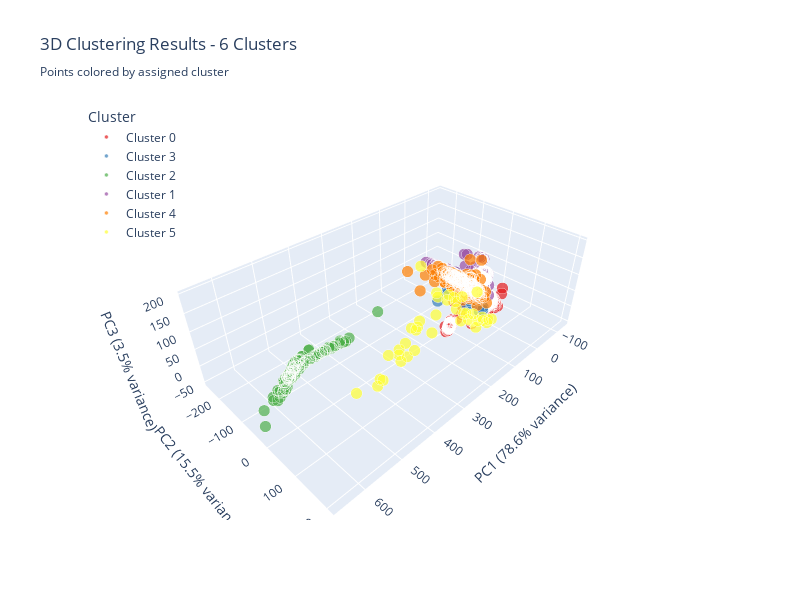
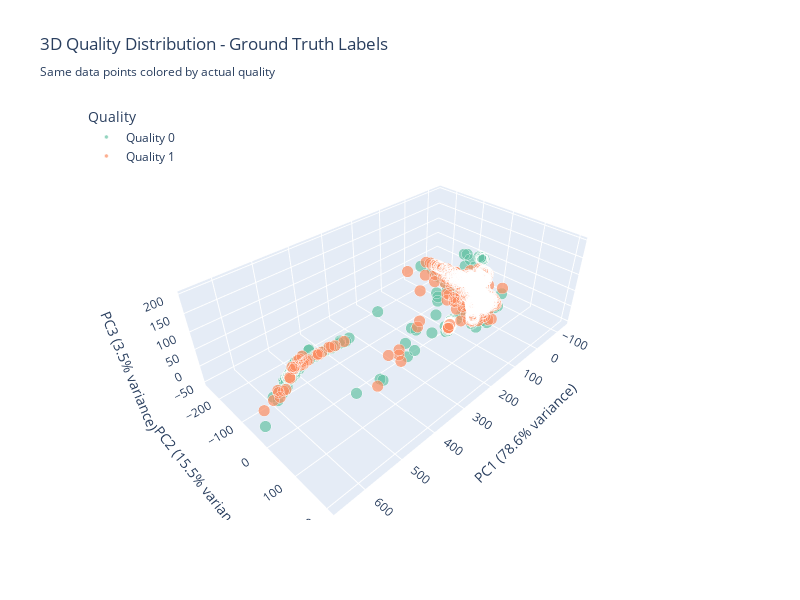

Notebook source saved alongside these figures, in order:
### Markdown cell above
## Exercise 4.6: Advanced 3D Visualization

Visualize the clustering results using interactive 3D plots with Plotly.

1. Use PCA to reduce the dimensionality of our feature space to 3 components
2. Create two visualizations:
   - Points colored by assigned cluster
   - Same points colored by actual quality labels
3. Include the explained variance for each principal component in the axis labels
4. Save the figures to the plot_path


This visualization will help us understand how well our clustering approach aligns with the known quality designations.

#### Note:
- You can use the following links to find more information about the PCA:
   - https://en.wikipedia.org/wiki/Principal_component_analysis
   - https://scikit-learn.org/stable/modules/generated/sklearn.decomposition.PCA.html

### Code cell
n_clusters = 6
kmeans = MyKMeans(n_clusters)
cluster_labels = kmeans.fit_predict(scaler.fit_transform(data.reshape(data.shape[0], -1)))


# Apply PCA to reduce dimensionality to 3 components for visualization
# PCA finds the directions of maximum variance in the data
pca = PCA(n_components=3, random_state=42)
X_pca = pca.fit_transform(X)

# Extract explained variance ratios for informative axis labels
explained_variance = pca.explained_variance_ratio_

# Create axis labels including explained variance
axis_labels = {
    'x': f'PC1 ({explained_variance[0]:.1%} variance)',
    'y': f'PC2 ({explained_variance[1]:.1%} variance)', 
    'z': f'PC3 ({explained_variance[2]:.1%} variance)'
}

# Prepare data for visualization
df_viz = pd.DataFrame({
    'PC1': X_pca[:, 0],
    'PC2': X_pca[:, 1], 
    'PC3': X_pca[:, 2],
    'Cluster': [f'Cluster {int(label)}' for label in cluster_labels],
    'Quality': [f'Quality {int(label)}' for label in labels],
    'Cluster_Numeric': cluster_labels,
    'Quality_Numeric': labels
})

# Create color palettes
cluster_colors = px.colors.qualitative.Set1[:n_clusters]
quality_colors = px.colors.qualitative.Set2[:len(np.unique(labels))]

# Figure 1: Points colored by assigned clusters
fig1 = px.scatter_3d(
    df_viz, 
    x='PC1', y='PC2', z='PC3',
    color='Cluster',
    color_discrete_sequence=cluster_colors,
    title=f'3D Clustering Results - {n_clusters} Clusters<br><sub>Points colored by assigned cluster</sub>',
    labels=axis_labels,
    hover_data={
        'PC1': ':.3f',
        'PC2': ':.3f', 
        'PC3': ':.3f',
        'Cluster': True,
        'Quality': True  # Show actual quality in hover for comparison
    }
)

# Enhance the clustering visualization
fig1.update_traces(
    marker=dict(
        size=4,
        opacity=0.7,
        line=dict(width=0.5, color='white')  # Add subtle borders for clarity
    )
)

fig1.update_layout(
    scene=dict(
        xaxis_title=axis_labels['x'],
        yaxis_title=axis_labels['y'],
        zaxis_title=axis_labels['z'],
        camera=dict(eye=dict(x=1.5, y=1.5, z=1.5))
    ),
    font=dict(size=12),
    legend=dict(
        yanchor="top",
        y=0.99,
        xanchor="left", 
        x=0.01
    ),
    width=800,
    height=600
)

# Figure 2: Same points colored by actual quality labels
fig2 = px.scatter_3d(
    df_viz,
    x='PC1', y='PC2', z='PC3', 
    color='Quality',
    color_discrete_sequence=quality_colors,
    title=f'3D Quality Distribution - Ground Truth Labels<br><sub>Same data points colored by actual quality</sub>',
    labels=axis_labels,
    hover_data={
        'PC1': ':.3f',
        'PC2': ':.3f',
        'PC3': ':.3f', 
        'Cluster': True,  # Show assigned cluster in hover for comparison
        'Quality': True
    }
)

# Apply consistent styling to quality visualization
fig2.update_traces(
    marker=dict(
        size=4,
        opacity=0.7,
        line=dict(width=0.5, color='white')
    )
)

fig2.update_layout(
    scene=dict(
        xaxis_title=axis_labels['x'],
        yaxis_title=axis_labels['y'], 
        zaxis_title=axis_labels['z'],
        camera=dict(eye=dict(x=1.5, y=1.5, z=1.5))  # Match camera angle
    ),
    font=dict(size=12),
    legend=dict(
        yanchor="top",
        y=0.99,
        xanchor="left",
        x=0.01
    ),
    width=800,
    height=600
)

# Save the interactive figures
fig1_save_path = save_plotly_figure_as_html(fig1, plot_path / f'clusters_3d_{n_clusters}_clusters')
fig2_save_path = save_plotly_figure_as_html(fig2, plot_path / f'quality_3d_{n_clusters}_clusters')

# Display the figures
fig1.show()
fig2.show()

# Calculate and display clustering alignment metrics
print(f"\nClustering Alignment Analysis:")
print(f"Adjusted Rand Index: {adjusted_rand_score(labels, cluster_labels):.3f}")

### Figure 1 — Plotly figure (JSON) as saved in the notebook; plotly's stock layout.template omitted (floating-point values rounded to 4 significant figures; data arrays with more than 128 entries replaced by an {"elided": "..."} marker saying what was removed)
{"data": [{"customdata": {"elided": "3028x2 str values"}, "hovertemplate": "Cluster=%{customdata[0]}<br>PC1=%{x:.3f}<br>PC2=%{y:.3f}<br>PC3=%{z:.3f}<br>Quality=%{customdata[1]}<extra></extra>", "legendgroup": "Cluster 0", "marker": {"color": "rgb(228,26,28)", "line": {"color": "white", "width": 0.5}, "opacity": 0.7, "size": 4, "symbol": "circle"}, "mode": "markers", "name": "Cluster 0", "scene": "scene", "showlegend": true, "type": "scatter3d", "x": {"elided": "3028 float values"}, "y": {"elided": "3028 float values"}, "z": {"elided": "3028 float values"}}, {"customdata": {"elided": "142x2 str values"}, "hovertemplate": "Cluster=%{customdata[0]}<br>PC1=%{x:.3f}<br>PC2=%{y:.3f}<br>PC3=%{z:.3f}<br>Quality=%{customdata[1]}<extra></extra>", "legendgroup": "Cluster 3", "marker": {"color": "rgb(55,126,184)", "line": {"color": "white", "width": 0.5}, "opacity": 0.7, "size": 4, "symbol": "circle"}, "mode": "markers", "name": "Cluster 3", "scene": "scene", "showlegend": true, "type": "scatter3d", "x": {"elided": "142 float values"}, "y": {"elided": "142 float values"}, "z": {"elided": "142 float values"}}, {"customdata": {"elided": "124x2 str values"}, "hovertemplate": "Cluster=%{customdata[0]}<br>PC1=%{x:.3f}<br>PC2=%{y:.3f}<br>PC3=%{z:.3f}<br>Quality=%{customdata[1]}<extra></extra>", "legendgroup": "Cluster 2", "marker": {"color": "rgb(77,175,74)", "line": {"color": "white", "width": 0.5}, "opacity": 0.7, "size": 4, "symbol": "circle"}, "mode": "markers", "name": "Cluster 2", "scene": "scene", "showlegend": true, "type": "scatter3d", "x": [302.6, 542.0, 560.8, 540.9, 559.1, 549.5, 525.8, 516.0, 523.0, 551.8, 502.6, 454.6, 363.5, 451.9, 581.5, 353.0, 489.9, 508.1, 510.5, 417.2, 538.9, 499.3, 374.1, 607.8, 361.0, 460.7, 432.3, 587.3, 441.2, 536.7, 529.3, 550.1, 337.6, 557.6, 422.9, 538.5, 489.5, 588.9, 583.5, 604.8, 510.8, 547.0, 557.0, 515.8, 561.9, 407.6, 498.5, 526.0, 600.0, 540.4, 568.9, 442.8, 463.1, 547.3, 503.1, 505.1, 497.6, 381.3, 492.8, 542.5, 436.9, 584.5, 546.1, 535.2, 576.1, 550.7, 547.6, 489.1, 585.6, 521.3, 535.1, 558.2, 533.8, 494.8, 510.5, 464.4, 482.9, 557.8, 408.5, 469.7, 503.0, 585.1, 464.8, 580.5, 583.3, 454.5, 549.2, 422.7, 395.7, 553.0, 449.6, 454.8, 462.8, 561.4, 560.9, 502.2, 627.3, 594.4, 539.2, 508.4, 520.6, 534.6, 435.2, 382.1, 431.9, 529.1, 550.1, 512.8, 552.5, 549.2, 578.7, 569.7, 544.1, 544.5, 553.6, 516.0, 523.6, 536.7, 652.6, 456.5, 525.7, 396.9, 530.6, 526.2], "y": [-60.15, -79.13, -99.26, -91.41, -77.56, -99.7, -115.7, -111.6, -102.8, -99.06, -125.1, -109.6, -126.7, -106.6, -85.34, -131.1, -124.5, -89.19, -126.3, -107.8, -96.06, -101.2, -128.1, -53.36, -127.4, -109.1, -110.8, -83.25, -111.0, -93.53, -103.7, -101.9, -135.6, -67.34, -106.0, -109.2, -100.6, -60.08, -54.93, -79.05, -85.17, -92.54, -75.9, -125.1, -89.63, -117.2, -96.13, -103.6, -54.99, -106.6, -87.02, -111.4, -101.4, -65.66, -126.4, -82.37, -120.7, -118.6, -120.2, -109.7, -102.7, -52.78, -95.86, -110.3, -60.32, -64.92, -90.84, -94.02, -62.88, -99.22, -92.62, -107.4, -72.33, -129.7, -126.3, -132.9, -101.8, -82.76, -110.9, -106.8, -99.58, -81.25, -109.5, -65.7, -63.59, -147.5, -83.12, -107.0, -120.1, -104.6, -100.6, -105.5, -108.5, -70.84, -98.37, -119.7, -88.25, -99.35, -107.1, -109.0, -92.02, -105.8, -113.7, -116.2, -111.8, -113.0, -89.09, -97.83, -73.4, -101.3, -101.8, -81.0, -71.71, -103.2, -83.66, -81.2, -107.5, -93.77, -42.7, -105.3, -116.2, -122.2, -78.08, -110.9], "z": [69.96, 13.67, -16.62, 3.168, 3.632, -8.245, -4.129, 3.289, 6.434, -11.1, -3.472, -2.193, -29.04, -1.268, -19.25, -34.41, 2.444, 14.0, -4.601, -2.415, 0.6699, 3.88, -26.63, -10.33, -27.88, -1.763, -6.838, -20.68, -5.434, 4.011, 0.5656, -10.28, -34.35, 14.33, -1.196, -10.25, 4.858, -4.262, 4.436, -29.99, 17.42, -4.464, 7.404, -8.542, -9.629, -16.31, 10.7, 4.424, -6.793, -7.592, -12.21, -6.043, 4.29, 22.59, -3.822, 22.4, -3.933, -14.35, 5.681, -13.75, 1.999, 7.813, -4.235, -8.681, 5.432, 21.32, 1.644, 11.26, -3.081, 8.218, 5.116, -22.53, 22.42, -6.121, -6.265, 0.7572, 4.127, -0.4849, -6.752, 0.7451, 3.405, -18.62, -4.556, -1.498, -1.473, -12.03, 4.761, 0.9959, -17.73, -14.15, 4.941, 0.6787, -4.523, 9.291, -16.96, 1.515, -52.54, -41.7, -8.177, 9.733, 8.291, -5.703, -7.409, -8.087, -5.797, -8.81, -1.499, 4.825, 10.05, -10.93, -32.94, -5.44, 19.36, -7.162, 2.722, 19.95, -1.2, 5.43, -48.31, -1.132, -6.917, -20.43, 22.48, -3.464]}, {"customdata": {"elided": "1405x2 str values"}, "hovertemplate": "Cluster=%{customdata[0]}<br>PC1=%{x:.3f}<br>PC2=%{y:.3f}<br>PC3=%{z:.3f}<br>Quality=%{customdata[1]}<extra></extra>", "legendgroup": "Cluster 1", "marker": {"color": "rgb(152,78,163)", "line": {"color": "white", "width": 0.5}, "opacity": 0.7, "size": 4, "symbol": "circle"}, "mode": "markers", "name": "Cluster 1", "scene": "scene", "showlegend": true, "type": "scatter3d", "x": {"elided": "1405 float values"}, "y": {"elided": "1405 float values"}, "z": {"elided": "1405 float values"}}, {"customdata": {"elided": "262x2 str values"}, "hovertemplate": "Cluster=%{customdata[0]}<br>PC1=%{x:.3f}<br>PC2=%{y:.3f}<br>PC3=%{z:.3f}<br>Quality=%{customdata[1]}<extra></extra>", "legendgroup": "Cluster 4", "marker": {"color": "rgb(255,127,0)", "line": {"color": "white", "width": 0.5}, "opacity": 0.7, "size": 4, "symbol": "circle"}, "mode": "markers", "name": "Cluster 4", "scene": "scene", "showlegend": true, "type": "scatter3d", "x": {"elided": "262 float values"}, "y": {"elided": "262 float values"}, "z": {"elided": "262 float values"}}, {"customdata": [["Cluster 5", "Quality 0"], ["Cluster 5", "Quality 0"], ["Cluster 5", "Quality 1"], ["Cluster 5", "Quality 0"], ["Cluster 5", "Quality 1"], ["Cluster 5", "Quality 0"], ["Cluster 5", "Quality 0"], ["Cluster 5", "Quality 1"], ["Cluster 5", "Quality 1"], ["Cluster 5", "Quality 0"], ["Cluster 5", "Quality 1"], ["Cluster 5", "Quality 1"], ["Cluster 5", "Quality 1"], ["Cluster 5", "Quality 0"], ["Cluster 5", "Quality 0"], ["Cluster 5", "Quality 1"], ["Cluster 5", "Quality 0"], ["Cluster 5", "Quality 0"], ["Cluster 5", "Quality 1"], ["Cluster 5", "Quality 1"], ["Cluster 5", "Quality 0"], ["Cluster 5", "Quality 0"], ["Cluster 5", "Quality 0"], ["Cluster 5", "Quality 1"], ["Cluster 5", "Quality 1"], ["Cluster 5", "Quality 1"], ["Cluster 5", "Quality 1"], ["Cluster 5", "Quality 0"], ["Cluster 5", "Quality 1"], ["Cluster 5", "Quality 1"], ["Cluster 5", "Quality 0"], ["Cluster 5", "Quality 0"], ["Cluster 5", "Quality 0"], ["Cluster 5", "Quality 1"], ["Cluster 5", "Quality 1"], ["Cluster 5", "Quality 1"], ["Cluster 5", "Quality 1"], ["Cluster 5", "Quality 1"], ["Cluster 5", "Quality 0"]], "hovertemplate": "Cluster=%{customdata[0]}<br>PC1=%{x:.3f}<br>PC2=%{y:.3f}<br>PC3=%{z:.3f}<br>Quality=%{customdata[1]}<extra></extra>", "legendgroup": "Cluster 5", "marker": {"color": "rgb(255,255,51)", "line": {"color": "white", "width": 0.5}, "opacity": 0.7, "size": 4, "symbol": "circle"}, "mode": "markers", "name": "Cluster 5", "scene": "scene", "showlegend": true, "type": "scatter3d", "x": [68.21, 407.9, 51.76, 530.3, 451.4, 150.4, 593.8, 403.7, 108.3, 85.95, 466.3, 92.44, 91.07, 182.1, 427.8, 55.54, 321.3, 64.01, 276.2, 136.7, 110.1, 82.72, 76.97, 115.6, 369.7, 116.0, 57.46, 340.9, 449.9, 161.9, 431.9, 438.3, 403.0, 71.68, 65.68, 90.94, 476.1, 537.5, 509.7], "y": [89.46, 153.6, 74.59, 194.6, 168.3, -60.77, 205.1, 165.4, -2.869, 38.26, 178.2, 6.965, -11.1, 146.9, 181.4, 96.38, 140.6, 98.19, 154.6, 51.63, -33.26, -61.16, 21.83, 52.73, 139.2, 106.1, 53.83, 148.5, 161.3, 100.3, 160.9, 172.5, 160.8, 115.6, 53.56, 58.35, 159.7, 195.6, 179.5], "z": [-0.614, 191.3, -6.809, 165.6, 142.7, 134.6, 182.3, 198.7, 38.54, 4.843, 186.1, 44.21, 42.82, 68.8, 163.6, -1.177, 172.3, -5.428, 190.3, 50.6, 35.15, 22.03, 46.0, 3.559, 181.0, 32.31, 66.22, 140.3, 153.8, 74.99, 171.7, 148.9, 188.1, 19.33, -0.1754, -2.377, 167.1, 154.1, 139.2]}], "layout": {"font": {"size": 12}, "height": 600, "legend": {"title": {"text": "Cluster"}, "tracegroupgap": 0, "x": 0.01, "xanchor": "left", "y": 0.99, "yanchor": "top"}, "scene": {"camera": {"eye": {"x": 1.5, "y": 1.5, "z": 1.5}}, "domain": {"x": [0, 1], "y": [0, 1]}, "xaxis": {"title": {"text": "PC1 (78.6% variance)"}}, "yaxis": {"title": {"text": "PC2 (15.5% variance)"}}, "zaxis": {"title": {"text": "PC3 (3.5% variance)"}}}, "title": {"text": "3D Clustering Results - 6 Clusters<br><sub>Points colored by assigned cluster</sub>"}, "width": 800}}

### Figure 2 — Plotly figure (JSON) as saved in the notebook; plotly's stock layout.template omitted (floating-point values rounded to 4 significant figures; data arrays with more than 128 entries replaced by an {"elided": "..."} marker saying what was removed)
{"data": [{"customdata": {"elided": "2824x2 str values"}, "hovertemplate": "Quality=%{customdata[1]}<br>PC1=%{x:.3f}<br>PC2=%{y:.3f}<br>PC3=%{z:.3f}<br>Cluster=%{customdata[0]}<extra></extra>", "legendgroup": "Quality 0", "marker": {"color": "rgb(102,194,165)", "line": {"color": "white", "width": 0.5}, "opacity": 0.7, "size": 4, "symbol": "circle"}, "mode": "markers", "name": "Quality 0", "scene": "scene", "showlegend": true, "type": "scatter3d", "x": {"elided": "2824 float values"}, "y": {"elided": "2824 float values"}, "z": {"elided": "2824 float values"}}, {"customdata": {"elided": "2176x2 str values"}, "hovertemplate": "Quality=%{customdata[1]}<br>PC1=%{x:.3f}<br>PC2=%{y:.3f}<br>PC3=%{z:.3f}<br>Cluster=%{customdata[0]}<extra></extra>", "legendgroup": "Quality 1", "marker": {"color": "rgb(252,141,98)", "line": {"color": "white", "width": 0.5}, "opacity": 0.7, "size": 4, "symbol": "circle"}, "mode": "markers", "name": "Quality 1", "scene": "scene", "showlegend": true, "type": "scatter3d", "x": {"elided": "2176 float values"}, "y": {"elided": "2176 float values"}, "z": {"elided": "2176 float values"}}], "layout": {"font": {"size": 12}, "height": 600, "legend": {"title": {"text": "Quality"}, "tracegroupgap": 0, "x": 0.01, "xanchor": "left", "y": 0.99, "yanchor": "top"}, "scene": {"camera": {"eye": {"x": 1.5, "y": 1.5, "z": 1.5}}, "domain": {"x": [0, 1], "y": [0, 1]}, "xaxis": {"title": {"text": "PC1 (78.6% variance)"}}, "yaxis": {"title": {"text": "PC2 (15.5% variance)"}}, "zaxis": {"title": {"text": "PC3 (3.5% variance)"}}}, "title": {"text": "3D Quality Distribution - Ground Truth Labels<br><sub>Same data points colored by actual quality</sub>"}, "width": 800}}
